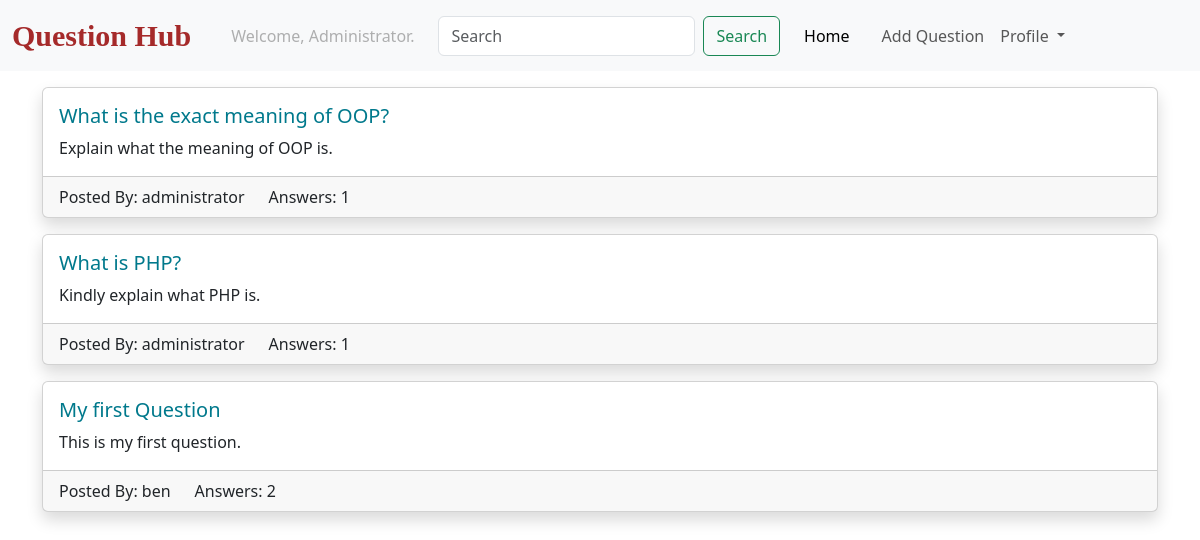
/question/ (signed in), run on the app's committed database.
### users/models.py (models this page shows)
class CustomUser(AbstractUser):
    pass

### questions/models.py (models this page shows, shortened)
class Question(models.Model):
    title= models.CharField(max_length=250)
    body = models.TextField()
    slug = models.SlugField(max_length=250, unique=True)
    author = models.ForeignKey(settings.AUTH_USER_MODEL, on_delete=models.CASCADE,related_name='questions')
    created_at = models.DateTimeField(auto_now_add=True)

### questions/views.py (the view)
# urls.py: path('question/', question_list, name='question_list'),
@login_required
def question_list(request):
    if 'q' in request.GET:
        q = request.GET['q']
        question_list = Question.objects.filter(title__icontains=q).order_by('-created_at')
    else:
        question_list = Question.objects.all().order_by('-created_at')
    return render(request, 'questionList.html', {'question_list': question_list})

### templates/questionList.html (shortened to what this page needs)
{% extends 'base.html' %}
{% block body%}
<div class="container">
{% for question in question_list %}
    <div class="card mt-3 shadow">
        <div class="card-body">
            <h5 class="card-title"><a class="link-style" href="{% url 'question_details' question.slug %}">{{question.title}}</a></h5>
            <p class="card-text">{{question.body}}</p>
        </div>
        <div class="card-footer">
            <div class="row">
                <div class="col col-md-auto">
                    Posted By: {{question.author.username}}
                </div>
                <div class="col col-md-auto">
                    Answers: {{question.answers.count}}
                </div>
            </div>
        </div>
    </div>
{% endfor %}
</div>
{% endblock body%}

### templates/base.html (shortened to what this page needs)
<!DOCTYPE html>
<html lang="en">
<head>
    <link href="https://cdn.jsdelivr.net/npm/bootstrap@5.3.0-alpha1/dist/css/bootstrap.min.css" rel="stylesheet">
</head>
<body>
    {% include 'navbar.html' %}
    {% block body %}{% endblock body %}
</body>
</html>

### templates/navbar.html (shortened to what this page needs)
<nav class="navbar navbar-expand-lg bg-body-tertiary">
    <div class="container-fluid">
      <a class="navbar-brand text-style" href="{% url 'question_list' %}">Question Hub</a>
      <div class="collapse navbar-collapse" id="navbarSupportedContent">
        <ul class="navbar-nav me-auto mb-2 mb-lg-0">
          {% if request.user.is_authenticated %}
          <li class="nav-item mx-3">
            <a class="nav-link disabled">Welcome, {{request.user.username | title}}.</a>
          </li>
          <form class="d-flex" role="search">
            <input class="form-control me-2" type="search" placeholder="Search" aria-label="Search" name="q">
            <button class="btn btn-outline-success" type="submit">Search</button>
          </form>
          <li class="nav-item mx-3">
            <a class="nav-link active" aria-current="page" href="{% url 'question_list' %}">Home</a>
          </li>
          <li class="nav-item">
            <a class="nav-link" href="{% url 'create_question' %}">Add Question</a>
          </li>
          <li class="nav-item dropdown">
            <a class="nav-link dropdown-toggle" href="#" role="button" data-bs-toggle="dropdown" aria-expanded="false">
              Profile
            </a>
          </li>
          {% endif %}
        </ul>
      </div>
    </div>
  </nav>

### templates/questionList.html (style rules this page uses)
.link-style { text-decoration:none; color: #00798C; }

### templates/navbar.html (style rules this page uses)
.text-style { font-size: 30px !important; font-family: fantasy !important; color: brown !important; font-weight: bold !important; }

### data on the page
CustomUser: user.username "Administrator"
Question: title "What is the exact meaning of OOP?", body "Explain what the meaning of OOP is.", author.username "administrator", answers.count "1"
Question: title "What is PHP?", body "Kindly explain what PHP is.", author.username "administrator", answers.count "1"
Question: title "My first Question", body "This is my first question.", author.username "ben", answers.count "2"
